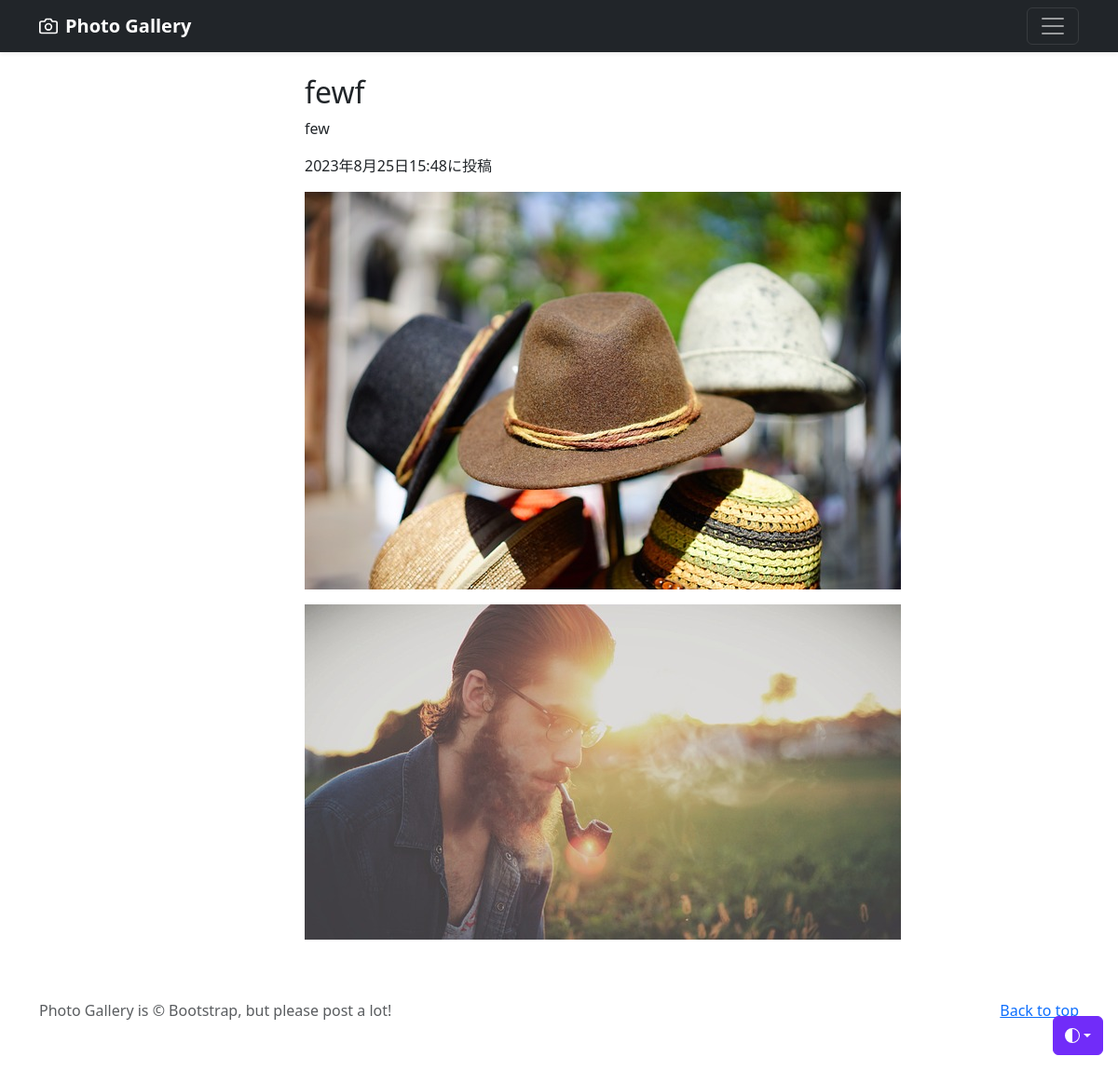
/photo-detail/14 (signed in), run on the app's committed database.
### photo/models.py (models this page shows, shortened)
class PhotoPost(models.Model):
    user= models.ForeignKey(
        CustomUser,
        verbose_name='ユーザー',
        on_delete=models.CASCADE
    )
    category = models.ForeignKey(
        Category,
        verbose_name='カテゴリ',
        on_delete=models.PROTECT
    )
    title= models.CharField(
        verbose_name='title',
        max_length=200
    )
    comment =models.TextField(
        verbose_name='コメント',
    )
    image1= models.ImageField(
        verbose_name='イメージ1',
        upload_to ='photos',
    )
    image2=models.ImageField(
        verbose_name='イメージ2',
        upload_to ='photos',
        blank=True,
        null=True
    )
    posted_at =models.DateTimeField(
        verbose_name='投稿日時',
        auto_now_add=True
    )

### photo/views.py (the view)
class DetailView(DetailView):
    template_name='detail.html'
    model = PhotoPost

### photo/templates/detail.html (shortened to what this page needs)
{% extends 'base.html' %}
{% block contents%}
<br>
<div class="container">
    <div class="row">
        <div class="col offset-3">
        <h2>{{object.title}}</h2>
        <p>{{object.comment}}</p>
        <p>{{object.posted_at}}に投稿</p>
        <p><img src="{{ object.image1.url}}"></img></p>
        {% if object.image2 %}
        <p><img src="{{ object.image2.url }}"></img></p>
        {% endif %}
        </div>
    </div>
</div>
{% endblock %}

### data on the page
PhotoPost: title "fewf", comment "few", posted_at "2023年8月25日15:48", image1 (picture), image2 (picture)
